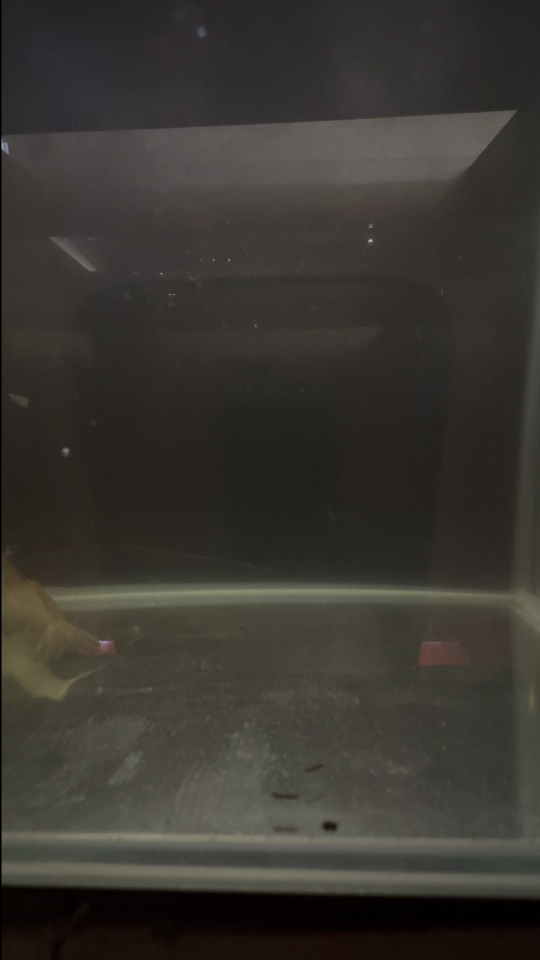
#> input picture underwater_object/opencv_image_analysis/backgroung.png, 1080 x 1920 px (shown at 1/2 size)
$ jupyter execute --allow-errors OpenCVPostProcessing.ipynb
#> lines starting #> are read from the running program, lines starting #| are printed output that depends on the picture
[cell 1]
import glob
import os

import cv2 as cv
import matplotlib.pyplot as plt
import numpy as np
import pandas as pd

[cell 2]
bg = cv.imread("opencv_image_analysis/backgroung.png")
#> bg is the input picture: shape (1920, 1080, 3); mean B, G, R 49.2, 54.6, 57.5
shrimp = cv.imread("opencv_image_analysis/shrimp.png")
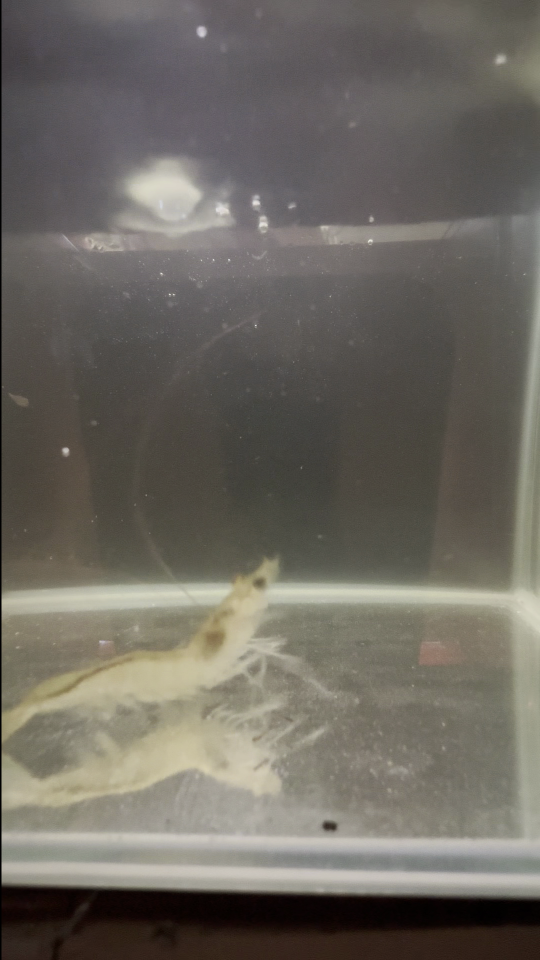
#> input picture underwater_object/opencv_image_analysis/shrimp.png, 1080 x 1920 px (shown at 1/2 size)
#> shrimp is the input picture: shape (1920, 1080, 3); mean B, G, R 97, 104.9, 109.2

[cell 3]
xcenter, ycenter, patch_width, patch_height = [308, 1288, 592, 381]
shrimp_focused = shrimp[
    ycenter - patch_height // 2 : ycenter + patch_height // 2,
    xcenter - patch_width // 2 : xcenter + patch_width // 2,
]
bg_focused = bg[
    ycenter - patch_height // 2 : ycenter + patch_height // 2,
    xcenter - patch_width // 2 : xcenter + patch_width // 2,
]
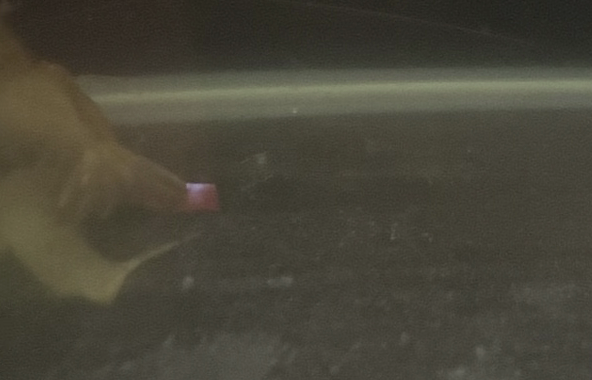
#> bg_focused: shape (380, 592, 3); mean B, G, R 57.2, 69.7, 72.8

[cell 4]
cv.imwrite("./opencv_image_analysis/shrimp_focused.png", shrimp_focused)
#> Out = True

[cell 5]
fig, ax = plt.subplots(nrows=1, ncols=2, figsize=(16, 8))
ax[0].imshow(shrimp_focused)
ax[1].imshow(bg_focused)
plt.show()
#> figure, not shown here; B, G, R data is drawn as R, G, B

[cell 6]
np.linalg.norm(shrimp_focused[:,:,0])
#> Out = 60024.2

[cell 7]
from sklearn.preprocessing import normalize

grey_shrimp_focused = cv.cvtColor(shrimp_focused, cv.COLOR_RGB2GRAY)
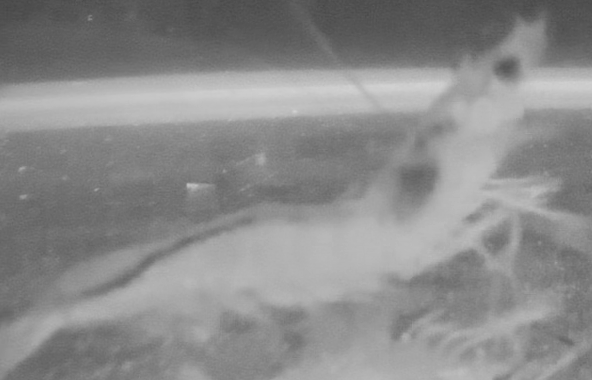
#> grey_shrimp_focused: shape (380, 592); min 71, max 210, mean 139.1
grey_bg_focused = cv.cvtColor(bg_focused, cv.COLOR_RGB2GRAY)

[cell 8]
fig, ax = plt.subplots(nrows=1, ncols=3, figsize=(16, 8))
norm_grey_shrimp_focused = normalize(grey_shrimp_focused, "max")
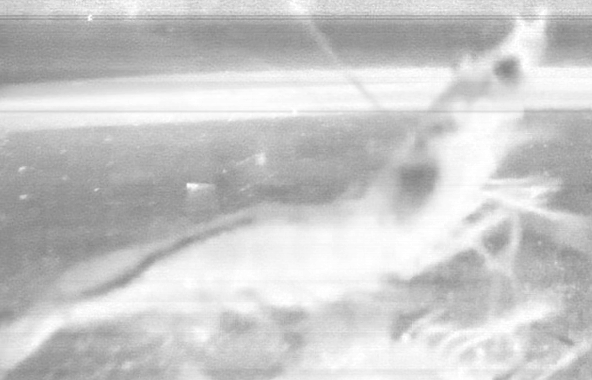
#> norm_grey_shrimp_focused: shape (380, 592) float64; min 0.526, max 1, mean 0.791
norm_grey_bg_focused = normalize(grey_bg_focused, "max")
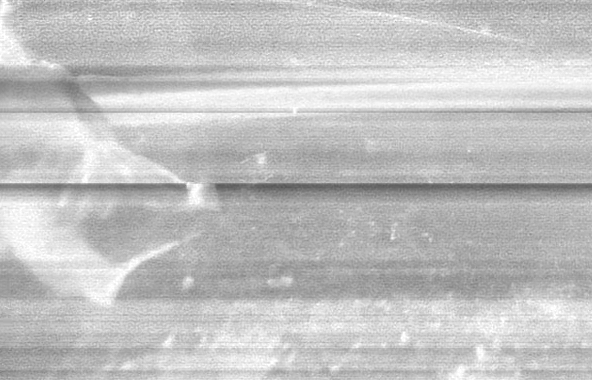
#> norm_grey_bg_focused: shape (380, 592) float64; min 0.338, max 1, mean 0.76
ax[0].imshow(norm_grey_shrimp_focused)
ax[1].imshow(norm_grey_bg_focused)
ax[2].imshow(norm_grey_shrimp_focused-norm_grey_bg_focused)
plt.show()
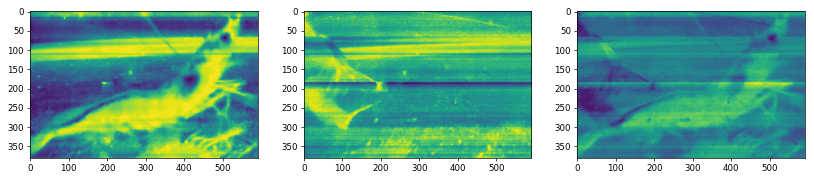
#> figure drawn by matplotlib, 3 panels

[cell 9]
grey_shrimp_focused = cv.cvtColor(shrimp_focused, cv.COLOR_RGB2GRAY)

[cell 10]
backSub = cv.createBackgroundSubtractorMOG2()
#> (the rest of this cell did not finish here and is left out)

[cell 11]
edges = cv.Canny(shrimp_focused[:, :, 0], 0, 100)
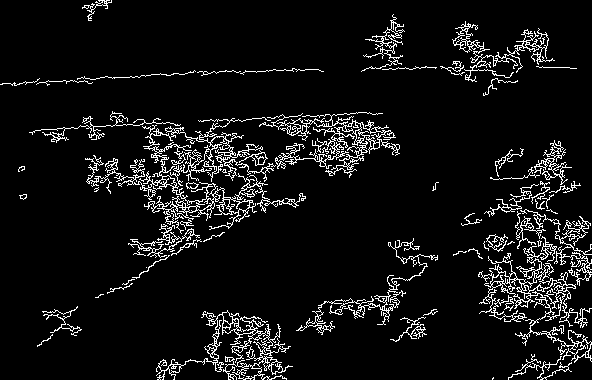
#> edges: shape (380, 592); 7.4% white in thin lines or dots
fig, ax = plt.subplots(nrows=1, ncols=2, figsize=(16, 8))
ax[0].imshow(shrimp_focused)
ax[1].imshow(edges, cmap="gray")
plt.show()
#> figure, not shown here; B, G, R data is drawn as R, G, B

[cell 12]
adj_img = np.zeros(shrimp_focused.shape, dtype="uint8")
adj_img[:, :, 0] = cv.equalizeHist(shrimp_focused[:, :, 0])
adj_img[:, :, 1] = cv.equalizeHist(shrimp_focused[:, :, 1])
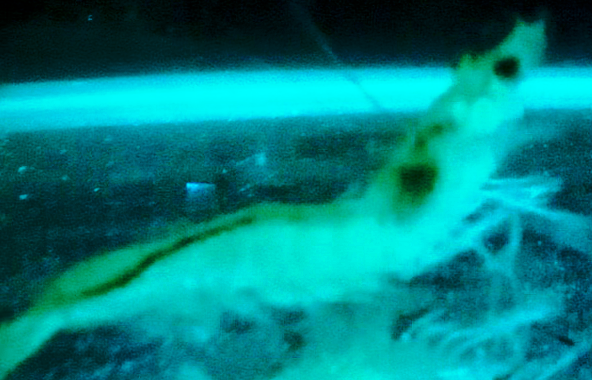
#> adj_img: shape (380, 592, 3); mean B, G, R 129, 128.8, 0
adj_img[:, :, 2] = cv.equalizeHist(shrimp_focused[:, :, 2])
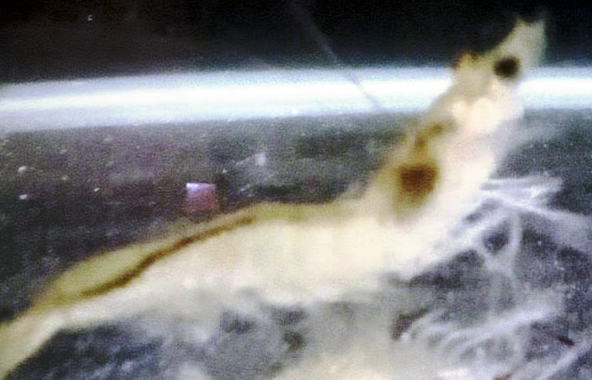
#> adj_img: shape (380, 592, 3); mean B, G, R 129, 128.8, 128.8

[cell 13]
fig, ax = plt.subplots(nrows=1, ncols=2, figsize=(16, 8))
ax[0].imshow(shrimp_focused)
ax[1].imshow(adj_img)
plt.show()
#> figure, not shown here; B, G, R data is drawn as R, G, B

[cell 14]
plt.imshow(np.clip(adj_img[:,:,0], a_min=10, a_max=60))
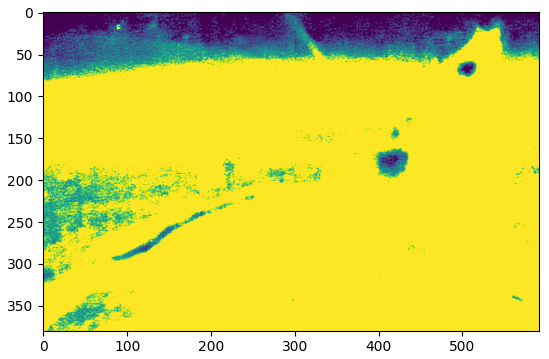
#> figure drawn by matplotlib, 1 panel
